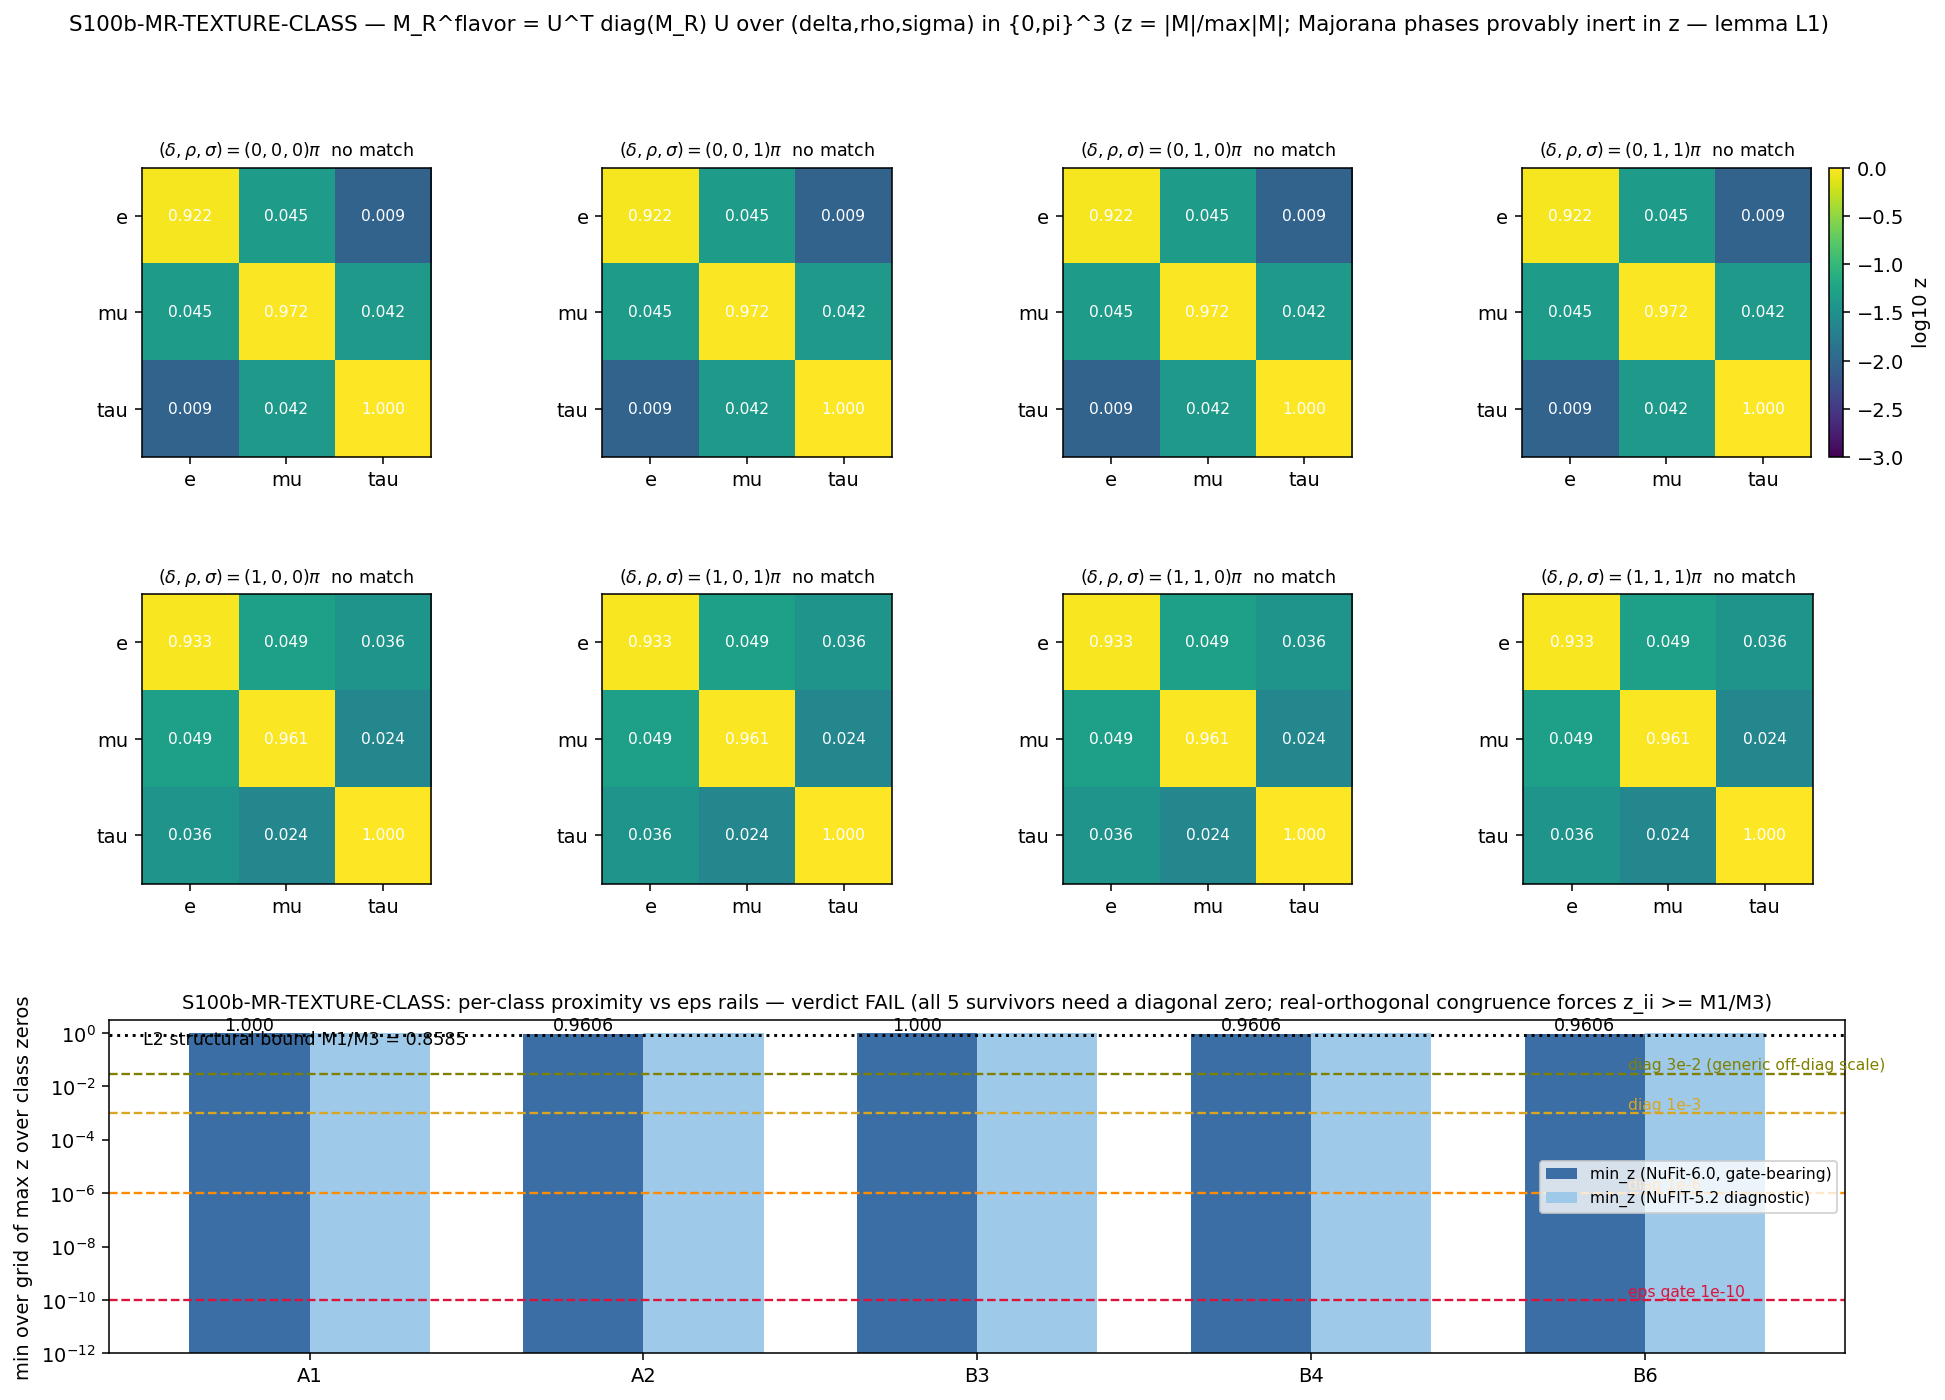

Python code for this plot:
#!/usr/bin/env python3
"""
S100b W2-3 — S100b-MR-TEXTURE-CLASS — M_R two-zero texture classification (Ma/Xu/Zhao Eq. 8)
=============================================================================================

Gate: S100b-MR-TEXTURE-CLASS ([VERIFY])   Classification: PARTICLE
Plan: sessions/session-plan/session-100b-plan-w2.md §W2-3 (R3 gate block)

Pre-registered operator (set-membership over a discrete phase grid AND phase-region
consistency):
  match(g) = the unique survivor class whose zero-position set EQUALS
             {(i,j) : z_ij(g) < eps_texture} for phase grid point g in {0,pi}^3.
  PASS iff exists g with match(g) = exactly one class in {A1, A2, B3, B4, B6}
           AND the matched class's paper-08 3-sigma phase region contains g.
  INFO iff exists g with a unique class match but NO matched class admits a
           {0,pi}^3 point in its 3-sigma phase region (phase conflict).
  FAIL iff no grid point yields any survivor-class zero pattern at eps = 1e-10.

Construction (s60-pinned Majorana congruence; route-(a) scope — all PMNS mixing
carried by the heavy sector, m_D diagonal per the s99 npz, m_D[0] = 0 exactly
(S62 rank-1 Yukawa, m_1 = 0 EXACT)):
  M_R^flavor = U^T . diag(M_R_GeV) . U          (congruence, NOT conjugation)
  U = R_23(th23) . R_13(th13, delta) . R_12(th12) . P(rho, sigma),
  P = diag(1, e^{i rho}, e^{i sigma})           (PDG PMNS parameterization)

SECTOR-CONFLATION GUARD (MANDATORY, dirac G3 flag): the substrate PMNS Dirac-phase
set is {0, pi} (canonical delta_CP_PMNS_substrate sector; S99-W3-SEESAW-SUMMNU
verdict delta_CP=[0,pi]). The K_7 transit phase pi/2 (phi_CP_K7_transit) is the
BARYOGENESIS-sector phase (S98-W3-2 CLOSED-SOURCED-UNIQUE) and MUST NOT enter the
grid; it is asserted absent below. The numerical coincidence d(1.5pi, {0,pi}) =
pi/2 = phi_CP_K7_transit is NOT imported as a leptonic-phase match.

Inputs (SHA-256 dual-pinned; plan-freeze static pins asserted at runtime):
  - computations/session-99/s99_w3_seesaw_summnu.npz                (M_R fold energies)
  - downloads/research-sweep-s99/neutrino-mass-seesaw/08_Ma-Xu-Zhao_*.pdf  (Eq. 8 patterns)
  - downloads/research-sweep-s99/neutrino-mass-seesaw/01_Esteban_NuFit-6.0*.pdf (angles)
  - computations/_shared/canonical_constants.py  (delta_CP_PMNS_substrate,
    phi_CP_K7_transit, dm2_21_NuFit, dm2_31_NuFit)

Output 4-tuple:
  (value=<membership result>, scheme=MXZ-Eq8-two-zero,
   convention=UT-MR-U-congruence-PDG-PMNS-NuFit60, L_max=<inherited from s99 npz>)

METHODOLOGY
-----------
The M_3(C)-derived heavy Majorana matrix M_R (substrate-IS: B-branch D_K fold
energies, S99 seesaw PASS) is rotated to the Ma/Xu/Zhao classification basis over
the exhaustive discrete CP grid (delta, rho, sigma) in {0,pi}^3 (8 points; Majorana
phases inherit {0,pi} from the CP-conserving constraint, dirac G3 litrev II.5).
Texture zeros are tested at the pre-registered machine-epsilon-class threshold
z_ij < 1e-10 on the normalized modulus, and the resulting zero-position sets are
compared (exact set equality) against the five MXZ Eq.-8 survivor classes
{A1, A2, B3, B4, B6}, with the class patterns EXTRACTED FROM THE SHA-PINNED PDF AT
RUNTIME (training-knowledge texture labels FORBIDDEN — labeling conventions differ
across the literature). Diagnostics (NOT gate-bearing): near-zero scan at
eps in {1e-6, 1e-3, 3e-2}; NuFIT-5.2 vintage-robustness re-run at the
paper-08-stated Table-1 inputs; m_1 = 0 EXACT annotation against the matched
class's implied lightest mass; per-class phase-region distances.

STRUCTURAL LEMMAS (verified numerically below; the Dirac-methodology content)
------------------------------------------------------------------------------
L1 (Majorana-phase transparency of modulus textures): with U = R(theta, delta) P,
   P diagonal unimodular, (U^T D U)_ij = P_ii (R^T D R)_ij P_jj, so
   |M_R^flavor,ij| = |(R^T D R)_ij| — INDEPENDENT of (rho, sigma) for ALL values,
   and independent of the Majorana-phase-matrix convention (PDG diag(1,e^ir,e^is)
   vs paper-08 diag(e^ir,e^is,1) — they differ by an overall rephasing that the
   modulus kills). The pattern axis sees only (theta_ij, delta).
L2 (CP-conserving diagonal-zero obstruction): at (delta,rho,sigma) in {0,pi}^3, U
   is REAL ORTHOGONAL, so (M_R^flavor)_ii = sum_k M_k U_ki^2 with U_ki^2 >= 0,
   sum_k U_ki^2 = 1: a CONVEX COMBINATION of the fold energies, bounded in
   [M_1, M_3]. Hence z_ii >= M_1 / M_3 (since max|M_kl| <= M_3 by Cauchy-Schwarz).
   ALL FIVE survivor classes carry at least one DIAGONAL zero, so no class can
   match at ANY CP-conserving point for ANY positive heavy spectrum: the FAIL is
   analytically forced, not merely generic. (Diagonal zeros require complex
   cancellation — exactly why the MXZ B-classes live at delta ~ 1.5pi,
   rho ~ sigma ~ pi/2: the phase-grid restriction and the texture obstruction are
   the same algebraic fact viewed twice.)

DISCIPLINE
----------
- `from canonical_constants import *`; intermediates tagged `# (local)`
- cpu-cap-OMP8 (3x3 complex algebra x 8 grid points; GPU pointless at this size)
- SHA-256 of all inputs logged in first 20 lines of stdout; S84+ dual-SHA emitted
- Verdict via the race-safe `emit_verdict` knowledge-MCP tool: this script PRINTS
  the payload (print_verdict_payload) and NEVER open("a")'s the verdict file.
- Exit code reflects script health ONLY (PASS/FAIL/INFO are data).
"""

from __future__ import annotations

# --- CPU thread cap BEFORE numpy import (plan pin: cpu-cap-OMP8) -------------
import os
os.environ.setdefault("OMP_NUM_THREADS", "8")
os.environ.setdefault("MKL_NUM_THREADS", "8")

import sys
from pathlib import Path

SESSION_DIR = Path(__file__).resolve().parent
COMPUTATIONS_DIR = SESSION_DIR.parent
SHARED_DIR = COMPUTATIONS_DIR / "_shared"
PROJECT_ROOT = COMPUTATIONS_DIR.parent
sys.path.insert(0, str(SHARED_DIR))

# ---------------------------------------------------------------------------
# Section 1 — Canonical constants (MANDATORY first import)
# ---------------------------------------------------------------------------
from canonical_constants import *  # noqa: F401,F403
# consumed: delta_CP_PMNS_substrate, phi_CP_K7_transit, dm2_21_NuFit, dm2_31_NuFit

# ---------------------------------------------------------------------------
# Section 2 — Standard imports
# ---------------------------------------------------------------------------
import hashlib
import itertools
import json
import re
import time

import numpy as np
import matplotlib
matplotlib.use("Agg")
import matplotlib.pyplot as plt
from pypdf import PdfReader

# ---------------------------------------------------------------------------
# Section 3 — Identity + pre-registration (ALL pins fixed BEFORE compute)
# ---------------------------------------------------------------------------
SESSION = "100b"
GATE_ID = "S100b-MR-TEXTURE-CLASS"
SCHEME = "MXZ-Eq8-two-zero"
CONVENTION = "UT-MR-U-congruence-PDG-PMNS-NuFit60"
TRIGGER = "[VERIFY]"

# Pre-registered thresholds (plan §W2-3 items (1)/(2)/(5); plan-pinned per-gate
# values — the plan block is the pre-registration authority, tags are audit-scope)
EPS_TEXTURE = 1e-10                  # (local) plan-pinned gate-bearing texture-zero threshold on z_ij
EPS_DIAGNOSTIC = (1e-6, 1e-3, 3e-2)  # diagnostic near-zero rails (NOT gate-bearing)
UNITARITY_TOL = 1e-12                # (local) plan-pinned ||U^dag U - 1||_max per congruence
CONSISTENCY_TOL = 1e-12              # (local) plan-pinned npz delta_CP_allowed vs canonical sector set
DRIFT_BOUND = 0.02                   # (local) plan-pinned NuFit-6.0 angle drift detector (abs, per angle)
TOL_REGION = np.pi / 4               # encoded reading of paper-08 "close to/around";
#   raw phase distances are reported so the containment conclusion is
#   tolerance-independent for any tol < pi/2 (see Chain 2).
SURVIVOR_SET = {"A1", "A2", "B3", "B4", "B6"}  # plan-pinned survivor-class names

# Plan-freeze provisional NuFit-6.0 floats — drift detector ONLY (plan §W2-3 nufit_pins)
PROVISIONAL_NUFIT60 = {"s2_12": 0.308, "s2_13": 0.02215, "s2_23": 0.470}

# Plan-freeze static input SHA pins (Input-SHA Ledger, session-100b-plan-w2.md)
SHA_PIN_S99_NPZ = "48e53bc69868272cdc012d76c8127349c31f611ea08c7d233d5ed973fe83f711"
SHA_PIN_PAPER08 = "3229fffbf7c13ebe165f17be38784f51ef20eba4374ae7d2677d0367b36ccb6a"
SHA_PIN_NUFIT60 = "66ff020fea48d04fe703e99559d625ed3d0bacfc36cbf619b8df16652d54194f"

P_S99_NPZ = PROJECT_ROOT / "computations/session-99/s99_w3_seesaw_summnu.npz"
P_PAPER08 = PROJECT_ROOT / ("downloads/research-sweep-s99/neutrino-mass-seesaw/"
                            "08_Ma-Xu-Zhao_Two-Zero-Majorana-MR-Textures-Leptogenesis.pdf")
P_NUFIT60 = PROJECT_ROOT / ("downloads/research-sweep-s99/neutrino-mass-seesaw/"
                            "01_Esteban_NuFit-6.0-Global-Oscillation-Fit.pdf")
P_CANON = SHARED_DIR / "canonical_constants.py"

OUT_NPZ = SESSION_DIR / "s100b_w2_3_mr_texture_class.npz"
OUT_PNG = SESSION_DIR / "s100b_w2_3_mr_texture_class.png"

INPUT_FILES = [P_CANON, P_S99_NPZ, P_PAPER08, P_NUFIT60]

# Methodology pinmap — feeds audit_sha256 (plan audit_discriminators: "pinmap
# (construction, phase grid, eps_texture, nufit_pins, scope_pin)")
METHODOLOGY_PINMAP = {
    "construction": "M_R^flavor = U^T . diag(M_R_GeV) . U (s60 congruence pin; NOT conjugation)",
    "pmns_parameterization": "PDG: U = R_23(th23) R_13(th13,delta) R_12(th12) . diag(1, e^{i rho}, e^{i sigma})",
    "phase_grid": "(delta, rho, sigma) in {0, pi}^3 exhaustive 8 points; delta set = delta_CP_PMNS_substrate sector {0,pi}; phi_CP_K7_transit=pi/2 EXCLUDED (baryogenesis sector)",
    "eps_texture": EPS_TEXTURE,
    "eps_diagnostic": list(EPS_DIAGNOSTIC),
    "nufit_pins": "angles AS PRINTED in SHA-pinned NuFit-6.0 PDF, IC24-with-SK-atm NO best-fit column; provisional floats (0.308, 0.02215, 0.470) drift detector at 0.02; dm2 from canonical_constants (dm2_21_NuFit, dm2_31_NuFit, NuFit-6.0 vintage)",
    "scope_pin": "route-(a) ONLY: all PMNS mixing in M_R; m_D diagonal per s99 npz (m_D[0]=0 exact, S62 rank-1 Yukawa); m_D-carried mixing OUT OF SCOPE -> S100a-MD-NORMALIZATION",
    "pattern_source": "paper-08 Eq. 8 zero-position sets extracted from SHA-pinned PDF at runtime; training-knowledge labels FORBIDDEN",
    "survivor_set": sorted(SURVIVOR_SET),
    "unitarity_tol": UNITARITY_TOL,
    "consistency_tol": CONSISTENCY_TOL,
    "tol_region": "pi/4 (raw distances reported; conclusion tol-independent for tol < pi/2)",
}


# ---------------------------------------------------------------------------
# Section 4 — SHA-256 input-pin block (S84+ dual-SHA)
# ---------------------------------------------------------------------------

def sha256_of(path: Path) -> str:
    h = hashlib.sha256()  # (local)
    try:
        h.update(path.read_bytes())
    except OSError:
        return ""
    return h.hexdigest()


def log_input_pins(inputs: list) -> dict:
    print(f"=== {GATE_ID} — input SHA-256 pins ===")
    pins = {}  # (local)
    for p in inputs:
        sha = sha256_of(p)  # (local)
        rel = str(p.relative_to(PROJECT_ROOT)).replace("\\", "/")  # (local)
        print(f"  {rel}: {sha[:16]}...")
        pins[rel] = sha
    return pins


def compute_dual_sha(script_path: Path, canonical_path: Path, pins: dict):
    """S84+ dual-SHA: audit = sha256(script || canonical || pinmap_json);
    content = sha256(script). pinmap_json covers input-file SHAs AND the
    methodology pinmap (construction / phase grid / eps / nufit / scope)."""
    script_bytes = script_path.read_bytes()      # (local)
    canonical_bytes = canonical_path.read_bytes()  # (local)
    full_pins = dict(pins)  # (local)
    full_pins["PINMAP::methodology"] = hashlib.sha256(
        json.dumps(METHODOLOGY_PINMAP, separators=(",", ":"), sort_keys=True).encode()
    ).hexdigest()
    pinmap_json = json.dumps(dict(sorted(full_pins.items())),
                             separators=(",", ":"), sort_keys=True).encode()  # (local)
    h_audit = hashlib.sha256()  # (local)
    h_audit.update(script_bytes); h_audit.update(canonical_bytes); h_audit.update(pinmap_json)
    h_content = hashlib.sha256()  # (local)
    h_content.update(script_bytes)
    return h_audit.hexdigest(), h_content.hexdigest()


# ---------------------------------------------------------------------------
# Section 5 — Runtime PDF extraction (SHA-pinned sources ONLY)
# ---------------------------------------------------------------------------

def pdf_text(path: Path) -> str:
    r = PdfReader(str(path))  # (local)
    txt = "\n".join(pg.extract_text() for pg in r.pages)  # (local)
    return txt.replace("−", "-")  # normalize unicode minus


def extract_eq8_patterns(text: str) -> dict:
    """Extract the five MXZ Eq.-8 two-zero M_R survivor patterns from paper-08.

    Returns {class_name: frozenset of 1-based upper-triangle (i,j) zero positions}.
    Consistency checks: exactly 5 classes; names == SURVIVOR_SET; each pattern
    symmetric with exactly 2 independent zeros; patterns pairwise distinct.
    """
    m = re.search(r"correspond to the following two-zero textures of\s*M\s*R\s*:(.*?)\.\s*\(8\)",
                  text, re.S)
    if m is None:
        raise RuntimeError("paper-08 Eq. 8 block not found — extraction anchor missing")
    block = m.group(1)  # (local)
    labels = list(re.finditer(r"([AB])\s*([0-9])\s*:\s*M\s*R\s*=", block))  # (local)
    patterns = {}  # (local)
    cross_chars = {"×", "*"}  # (local) — pypdf renders the paper's entry-cross as U+00D7
    for k, lm in enumerate(labels):
        name = lm.group(1) + lm.group(2)  # (local)
        seg = block[lm.end(): labels[k + 1].start() if k + 1 < len(labels) else len(block)]  # (local)
        syms = [ch for ch in seg if ch in cross_chars or ch == "0"]  # (local)
        if len(syms) != 9:
            raise RuntimeError(f"class {name}: expected 9 matrix symbols, got {len(syms)}: {syms}")
        zeros = set()  # (local)
        for idx, ch in enumerate(syms):
            r_, c_ = divmod(idx, 3)  # (local)
            if ch == "0":
                zeros.add((r_ + 1, c_ + 1))
        # symmetry of the full zero set
        if any((j, i) not in zeros for (i, j) in zeros):
            raise RuntimeError(f"class {name}: extracted zero set not symmetric: {sorted(zeros)}")
        indep = frozenset((i, j) for (i, j) in zeros if i <= j)  # (local)
        if len(indep) != 2:
            raise RuntimeError(f"class {name}: expected 2 independent zeros, got {sorted(indep)}")
        patterns[name] = indep
    if set(patterns) != SURVIVOR_SET:
        raise RuntimeError(f"extracted classes {sorted(patterns)} != survivor set {sorted(SURVIVOR_SET)}")
    if len({p for p in patterns.values()}) != 5:
        raise RuntimeError("survivor patterns not pairwise distinct")
    return patterns


def extract_paper08_table1_NO(text: str) -> dict:
    """Paper-08 Table 1, Normal-Ordering best-fit column (the paper's stated
    global-fit inputs — NuFIT-5.2 era; used ONLY for the vintage-robustness
    diagnostic re-run)."""
    out = {}  # (local)
    out["s2_12"] = float(re.search(r"sin2\s*θ\s*12\s*([0-9]+\.[0-9]+)", text).group(1))
    out["s2_23"] = float(re.search(r"sin2\s*θ\s*23\s*([0-9]+\.[0-9]+)", text).group(1))
    out["s2_13"] = float(re.search(r"sin2\s*θ\s*13\s*([0-9]+\.[0-9]+)", text).group(1))
    out["dm2_21"] = float(re.search(r"m2\s*21/\(10-5\s*eV2\)\s*([0-9]+\.[0-9]+)", text).group(1)) * 1e-5
    out["dm2_3l"] = float(re.search(r"m2\s*3ℓ/\(10-3\s*eV2\)\s*([0-9]+\.[0-9]+)", text).group(1)) * 1e-3
    return out


def extract_paper08_class_predictions(text: str) -> dict:
    """Phrase-anchored extraction of the per-class 3-sigma-preferred phase/mass
    predictions from paper-08 §2 (the Figure-1/Figure-2 region statements).
    Every numeric is pulled from the matched phrase — never from training
    knowledge."""
    t = re.sub(r"\s+", " ", text)  # (local) normalize whitespace
    mA = re.search(r"m\s*1 is predicted to be around ([0-9.]+) eV,\s*while\s*δ\s*is allowed to span a wide range from\s*π\s*to (\d)π", t)
    mB = re.search(r"the lightest neutrino mass is predicted to be close to ([0-9.]+) eV,\s*while\s*δ\s*is close to ([0-9.]+)π", t)
    mAr = re.search(r"ρ\s*and\s*σ\s*satisfy the relations\s*ρ\s*∼\s*σ\s*\+\s*π/2 or\s*σ\s*∼\s*ρ\s*\+\s*π/2", t)
    mBr = re.search(r"ρ\s*and\s*σ\s*are both predicted to be around\s*π/2", t)
    if not (mA and mB and mAr and mBr):
        raise RuntimeError("paper-08 per-class phase/mass prediction phrases not found "
                           f"(A:{bool(mA)} B:{bool(mB)} Arel:{bool(mAr)} Brel:{bool(mBr)})")
    return {
        "A_m_lightest_eV": float(mA.group(1)),               # ~0.005
        "A_delta_range": (np.pi, float(mA.group(2)) * np.pi),  # [pi, 2pi]
        "A_majorana_rel_offset": np.pi / 2,                   # rho ~ sigma +- pi/2
        "B_m_lightest_eV": float(mB.group(1)),                # ~0.1
        "B_delta_pref": float(mB.group(2)) * np.pi,           # 1.5*pi
        "B_rho_sigma_pref": np.pi / 2,                        # rho, sigma ~ pi/2
    }


def extract_nufit60_NO(text: str) -> dict:
    """NuFit-6.0 Table 1, 'IC24 with SK atmospheric data' variant, Normal-Ordering
    (best fit) column — the gate-bearing mixing angles AS PRINTED in the
    SHA-pinned PDF. dm2 rows extracted for canonical-constant vintage assert."""
    idx = text.find("IC24 with SK atmospheric data")  # (local)
    if idx < 0:
        raise RuntimeError("NuFit-6.0 'IC24 with SK atmospheric data' anchor not found")
    sl = text[idx: idx + 3000]  # (local)
    if "Normal Ordering (best fit)" not in sl[:200]:
        raise RuntimeError("NuFit-6.0 IC24-with-SK NO-best-fit header not where expected")
    out = {}  # (local)
    out["s2_12"] = float(re.search(r"sin2\s*θ\s*12\s*([0-9]+\.[0-9]+)", sl).group(1))
    out["s2_23"] = float(re.search(r"sin2\s*θ\s*23\s*([0-9]+\.[0-9]+)", sl).group(1))
    out["s2_13"] = float(re.search(r"sin2\s*θ\s*13\s*([0-9]+\.[0-9]+)", sl).group(1))
    out["dm2_21"] = float(re.search(r"m2\s*21\s*10-5\s*eV2\s*([0-9]+\.[0-9]+)", sl).group(1)) * 1e-5
    out["dm2_3l"] = float(re.search(r"m2\s*3ℓ\s*10-3\s*eV2\s*\+?([0-9]+\.[0-9]+)", sl).group(1)) * 1e-3
    return out


# ---------------------------------------------------------------------------
# Section 6 — PMNS construction + classification machinery
# ---------------------------------------------------------------------------

def build_U(s2_12: float, s2_13: float, s2_23: float,
            delta: float, rho: float, sigma: float,
            majorana_convention: str = "PDG") -> np.ndarray:
    """PDG PMNS: U = R_23(th23) . R_13(th13, delta) . R_12(th12) . P.
    majorana_convention 'PDG'   : P = diag(1, e^{i rho}, e^{i sigma})   (plan pin)
    majorana_convention 'MXZ'   : P = diag(e^{i rho}, e^{i sigma}, 1)   (paper-08 Eq. 1;
                                   cross-check only — lemma L1 makes z identical)
    """
    th12, th13, th23 = (np.arcsin(np.sqrt(s2_12)), np.arcsin(np.sqrt(s2_13)),
                        np.arcsin(np.sqrt(s2_23)))  # (local)
    c12, s12 = np.cos(th12), np.sin(th12)  # (local)
    c13, s13 = np.cos(th13), np.sin(th13)  # (local)
    c23, s23 = np.cos(th23), np.sin(th23)  # (local)
    R23 = np.array([[1, 0, 0], [0, c23, s23], [0, -s23, c23]], dtype=complex)  # (local)
    R13 = np.array([[c13, 0, s13 * np.exp(-1j * delta)], [0, 1, 0],
                    [-s13 * np.exp(1j * delta), 0, c13]], dtype=complex)  # (local)
    R12 = np.array([[c12, s12, 0], [-s12, c12, 0], [0, 0, 1]], dtype=complex)  # (local)
    if majorana_convention == "PDG":
        P = np.diag([1.0, np.exp(1j * rho), np.exp(1j * sigma)]).astype(complex)  # (local)
    elif majorana_convention == "MXZ":
        P = np.diag([np.exp(1j * rho), np.exp(1j * sigma), 1.0]).astype(complex)  # (local)
    else:
        raise ValueError(majorana_convention)
    return R23 @ R13 @ R12 @ P


def congruence_z(U: np.ndarray, M_diag: np.ndarray):
    """M_R^flavor = U^T diag(M) U (s60 congruence pin); returns (M_fl, z) with
    z = |M_fl| / max|M_fl|."""
    M_fl = U.T @ np.diag(M_diag.astype(complex)) @ U  # (local)
    absM = np.abs(M_fl)  # (local)
    return M_fl, absM / absM.max()


def zero_set(z: np.ndarray, eps: float) -> frozenset:
    """Independent (upper-triangle, 1-based) texture-zero positions at threshold eps."""
    return frozenset((i + 1, j + 1) for i in range(3) for j in range(i, 3)
                     if z[i, j] < eps)


def circ_dist(a: float, b: float, period: float = 2 * np.pi) -> float:
    d = abs((a - b) % period)  # (local)
    return min(d, period - d)


def sig4(x: float) -> str:
    """Exactly 4 significant figures with trailing zeros (Class-8.3 publication pin)."""
    return np.format_float_positional(float(x), precision=4, unique=False,
                                      fractional=False, trim="k")


def classify_grid(s2_12, s2_13, s2_23, delta_set, M_diag, patterns):
    """Run the 8-point exhaustive {0,pi}^3 classification. Returns per-point
    records + per-class proximity diagnostics."""
    grid = list(itertools.product(sorted(delta_set), (0.0, np.pi), (0.0, np.pi)))  # (local)
    recs = []  # (local)
    for (d_, r_, s_) in grid:
        U = build_U(s2_12, s2_13, s2_23, d_, r_, s_, "PDG")  # (local)
        uni = np.abs(U.conj().T @ U - np.eye(3)).max()  # (local)
        if uni >= UNITARITY_TOL:
            raise RuntimeError(f"unitarity violated at {(d_, r_, s_)}: {uni:.3e}")
        im_max = np.abs(U.imag).max()  # (local) CP-conserving point => U real
        M_fl, z = congruence_z(U, M_diag)  # (local)
        # Lemma L1 cross-checks: (a) MXZ Majorana-convention z identical;
        # (b) z independent of (rho, sigma) — compare against (delta, 0, 0).
        U_mxz = build_U(s2_12, s2_13, s2_23, d_, r_, s_, "MXZ")  # (local)
        _, z_mxz = congruence_z(U_mxz, M_diag)  # (local)
        U_00 = build_U(s2_12, s2_13, s2_23, d_, 0.0, 0.0, "PDG")  # (local)
        _, z_00 = congruence_z(U_00, M_diag)  # (local)
        zs = zero_set(z, EPS_TEXTURE)  # (local)
        matched = [nm for nm, pat in sorted(patterns.items()) if pat == zs]  # (local)
        recs.append({
            "phases": (d_, r_, s_),
            "U_real_residual": float(im_max),
            "unitarity_residual": float(uni),
            "z": z,
            "M_fl_diag_GeV": np.real(np.diag(M_fl)).copy(),
            "zero_set": zs,
            "match": matched[0] if len(matched) == 1 else (matched if matched else None),
            "lemma_L1_mxz_dev": float(np.abs(z - z_mxz).max()),
            "lemma_L1_rs_dev": float(np.abs(z - z_00).max()),
            "diag_min_z": float(np.diag(z).min()),
            "offdiag_max_z": float(max(z[0, 1], z[0, 2], z[1, 2])),
            "offdiag_min_z": float(min(z[0, 1], z[0, 2], z[1, 2])),
        })
    # per-class proximity: min over grid of (max z over the class's required positions)
    min_z = {}  # (local)
    for nm, pat in patterns.items():
        vals = [max(rec["z"][i - 1, j - 1] for (i, j) in pat) for rec in recs]  # (local)
        min_z[nm] = float(min(vals))
    return grid, recs, min_z


# ---------------------------------------------------------------------------
# Section 7 — Verdict payload printer (script PRINTS; agent calls emit_verdict)
# ---------------------------------------------------------------------------

def print_verdict_payload(verdict, value, audit_sha, content_sha, l_max,
                          sign_verdict=None, magnitude_verdict=None,
                          regime_verdict=None, companion_note="", extra_rows=None):
    payload = {
        "session": SESSION,            # "100b" — letter-suffixed sub-session
        "gate_id": GATE_ID,
        "verdict": verdict,
        "value": str(value),
        "scheme": SCHEME,
        "convention": CONVENTION,
        "l_max": str(l_max),
        "audit_sha256": audit_sha,
        "content_sha256": content_sha,
        "schema_version": "S84+",
    }  # (local)
    if companion_note:
        payload["companion_note"] = companion_note
    if not (sign_verdict is None and magnitude_verdict is None and regime_verdict is None):
        payload["sign_verdict"] = sign_verdict
        payload["magnitude_verdict"] = magnitude_verdict
        payload["regime_verdict"] = regime_verdict
    if extra_rows:
        payload["extra_rows"] = list(extra_rows)
    print("<<<EMIT_VERDICT_PAYLOAD>>>")
    print(json.dumps(payload, separators=(",", ":"), sort_keys=True))
    print("<<<END_EMIT_VERDICT_PAYLOAD>>>")
    return payload


# ---------------------------------------------------------------------------
# Section 8 — Main
# ---------------------------------------------------------------------------

def main() -> int:
    t0 = time.time()  # (local)

    # 1. Input pins + plan-freeze SHA asserts (audit chain)
    pins = log_input_pins(INPUT_FILES)  # (local)
    rel_npz = str(P_S99_NPZ.relative_to(PROJECT_ROOT)).replace("\\", "/")    # (local)
    rel_p08 = str(P_PAPER08.relative_to(PROJECT_ROOT)).replace("\\", "/")    # (local)
    rel_nf6 = str(P_NUFIT60.relative_to(PROJECT_ROOT)).replace("\\", "/")    # (local)
    for rel, pin in ((rel_npz, SHA_PIN_S99_NPZ), (rel_p08, SHA_PIN_PAPER08),
                     (rel_nf6, SHA_PIN_NUFIT60)):
        if pins[rel] != pin:
            raise RuntimeError(f"SHA mismatch vs plan-freeze pin: {rel}")
    print("  [OK] all 3 static input SHAs match the plan-freeze Input-SHA Ledger")
    audit_sha, content_sha = compute_dual_sha(Path(__file__).resolve(), P_CANON, pins)  # (local)
    print(f"  audit_sha256:   {audit_sha}")
    print(f"  content_sha256: {content_sha}")
    print()

    # 2. Load s99 seesaw npz (route-(a) substrate inputs)
    d99 = np.load(P_S99_NPZ, allow_pickle=True)  # (local)
    M_R_GeV = d99["M_R_GeV"]          # (local) B-branch D_K fold energies, GeV
    M_R_MKK = d99["M_R_MKK"]          # (local) cross-check, M_KK units
    m_D_GeV = d99["m_D_GeV"]          # (local) diagonal m_D (route-(a) basis condition)
    m_nu_npz = d99["m_nu_eV"]         # (local)
    delta_CP_allowed = d99["delta_CP_allowed"]  # (local)
    L_MAX = int(d99["L_max"])         # (local) inherited verbatim into the verdict line
    print(f"M_R_GeV = {M_R_GeV}")
    print(f"m_D_GeV = {m_D_GeV} (diagonal; m_D[0] = {m_D_GeV[0]} — route-(a) basis condition)")
    print(f"delta_CP_allowed (npz) = {delta_CP_allowed};  L_max (inherited) = {L_MAX}")
    assert m_D_GeV[0] == 0.0, "route-(a) scope pin: m_D[0] must be exactly 0 (S62 rank-1 Yukawa)"
    assert np.all(np.diff(M_R_GeV) > 0) and np.all(M_R_GeV > 0), "M_R must be positive ascending"

    # 3. SECTOR-CONFLATION GUARD + delta_CP consistency asserts
    #    canonical sector set = {delta_CP_PMNS_substrate, delta_CP_PMNS_substrate + pi}
    delta_set = np.array(sorted([float(delta_CP_PMNS_substrate),
                                 float(delta_CP_PMNS_substrate) + np.pi]))  # (local)
    dev_allowed = np.abs(np.sort(delta_CP_allowed) - delta_set).max()  # (local)
    assert dev_allowed < CONSISTENCY_TOL, \
        f"npz delta_CP_allowed vs canonical sector set: dev {dev_allowed:.3e} >= 1e-12"
    print(f"[GUARD] npz delta_CP_allowed == canonical PMNS sector set {{0, pi}} (dev {dev_allowed:.1e})")
    guard_min_dist = min(abs(dv - float(phi_CP_K7_transit)) for dv in delta_set)  # (local)
    assert guard_min_dist > 1.0, "phi_CP_K7_transit leaked into the PMNS delta grid"
    print(f"[GUARD] phi_CP_K7_transit = pi/2 (BARYOGENESIS sector, S98-W3-2) is EXCLUDED from the")
    print(f"        PMNS grid: min distance to delta set = {guard_min_dist:.10f} rad = pi/2. The")
    print(f"        d(1.5pi, {{0,pi}}) = pi/2 coincidence below is NOT a leptonic-phase match.")
    print()

    # 4. Runtime PDF extraction (SHA-pinned sources only)
    txt08 = pdf_text(P_PAPER08)   # (local)
    txt60 = pdf_text(P_NUFIT60)   # (local)
    patterns = extract_eq8_patterns(txt08)  # (local)
    print("paper-08 Eq. 8 survivor patterns (1-based upper-triangle zero positions):")
    diag_zero_classes = []  # (local)
    for nm in sorted(patterns):
        pat = sorted(patterns[nm])  # (local)
        has_diag = any(i == j for (i, j) in pat)  # (local)
        if has_diag:
            diag_zero_classes.append(nm)
        print(f"  {nm}: zeros at {pat}  (diagonal zero: {has_diag})")
    assert len(diag_zero_classes) == 5, "L2 premise: every survivor class carries a diagonal zero"
    preds = extract_paper08_class_predictions(txt08)  # (local)
    print(f"paper-08 class predictions: A: m_l ~ {preds['A_m_lightest_eV']} eV, delta in "
          f"[pi, {preds['A_delta_range'][1]/np.pi:.0f}pi], rho ~ sigma +- pi/2; "
          f"B: m_l ~ {preds['B_m_lightest_eV']} eV, delta ~ {preds['B_delta_pref']/np.pi:.2f}pi, "
          f"rho, sigma ~ pi/2")
    t1_52 = extract_paper08_table1_NO(txt08)  # (local) paper-stated NuFIT-5.2-era inputs
    print(f"paper-08 Table 1 (NO, NuFIT-5.2 era): {t1_52}")
    nf60 = extract_nufit60_NO(txt60)  # (local)
    print(f"NuFit-6.0 Table 1 (IC24+SK-atm, NO best fit): {nf60}")

    # 4b. Drift detector + canonical dm2 vintage asserts
    drift = {k: abs(nf60[k] - PROVISIONAL_NUFIT60[k]) for k in PROVISIONAL_NUFIT60}  # (local)
    drift_flag = any(v > DRIFT_BOUND for v in drift.values())  # (local)
    print(f"NuFit-6.0 angle drift vs plan-freeze provisional floats: {drift} "
          f"-> {'FLAGGED' if drift_flag else 'no drift (all <= 0.02)'}")
    assert abs(nf60["dm2_21"] - float(dm2_21_NuFit)) < 1e-12, "canonical dm2_21_NuFit vintage mismatch"
    assert abs(nf60["dm2_3l"] - float(dm2_31_NuFit)) < 1e-12, "canonical dm2_31_NuFit vintage mismatch"
    print("[OK] canonical dm2_21_NuFit / dm2_31_NuFit == NuFit-6.0 PDF as-printed (vintage confirmed)")
    print()

    # 5. Classification on the exhaustive {0,pi}^3 grid — NuFit-6.0 angles (gate-bearing)
    grid, recs, min_z = classify_grid(nf60["s2_12"], nf60["s2_13"], nf60["s2_23"],
                                      delta_set, M_R_GeV, patterns)  # (local)
    # cross-check: M_KK-unit input gives identical z (scale invariance of the congruence)
    _, recs_mkk, _ = classify_grid(nf60["s2_12"], nf60["s2_13"], nf60["s2_23"],
                                   delta_set, M_R_MKK, patterns)  # (local)
    z_unit_dev = max(np.abs(a["z"] - b["z"]).max() for a, b in zip(recs, recs_mkk))  # (local)
    assert z_unit_dev < 1e-12, "GeV vs M_KK unit z-matrices differ"
    print(f"[OK] GeV vs M_KK z-matrix scale invariance: max dev {z_unit_dev:.2e}")
    print(f"[OK] lemma L1 (Majorana-phase transparency): max dev z(PDG) vs z(MXZ convention) = "
          f"{max(r['lemma_L1_mxz_dev'] for r in recs):.2e}; max dev z(rho,sigma) vs z(0,0) = "
          f"{max(r['lemma_L1_rs_dev'] for r in recs):.2e}")
    print(f"[OK] U real at all CP-conserving points: max |Im U| = "
          f"{max(r['U_real_residual'] for r in recs):.2e}; max unitarity residual = "
          f"{max(r['unitarity_residual'] for r in recs):.2e}")

    # 5b. Lemma L2 — diagonal convex-combination bound (structural FAIL forcing)
    M1, M3 = float(M_R_GeV[0]), float(M_R_GeV[2])  # (local)
    z_diag_bound = M1 / M3  # (local) z_ii >= M_1/M_3 for real-orthogonal congruence
    diag_in_range = all(M1 * (1 - 1e-9) <= v <= M3 * (1 + 1e-9)
                        for r in recs for v in r["M_fl_diag_GeV"])  # (local)
    emp_min_diag_z = min(r["diag_min_z"] for r in recs)  # (local)
    assert diag_in_range, "L2 violated: a diagonal entry left [M_1, M_3]"
    assert emp_min_diag_z >= z_diag_bound - 1e-12, "L2 bound violated numerically"
    print(f"[L2] diagonal entries of M_R^flavor in [M_1, M_3] at every grid point: {diag_in_range}")
    print(f"[L2] z_ii lower bound M_1/M_3 = {z_diag_bound:.6f}; empirical min z_ii = {emp_min_diag_z:.6f}")
    print(f"[L2] all 5 survivor classes carry a diagonal zero => no class can match at ANY")
    print(f"     CP-conserving point for ANY positive heavy spectrum (FAIL analytically forced;")
    print(f"     z_ii >= {z_diag_bound:.4f} is {np.log10(z_diag_bound / EPS_TEXTURE):.2f} OOM above eps = 1e-10)")
    print()

    # 6. Membership results (gate-bearing, eps = 1e-10) + diagnostic near-zero scan
    print("Per-grid-point classification (NuFit-6.0 angles, eps = 1e-10):")
    any_match = False  # (local)
    for rec in recs:
        d_, r_, s_ = rec["phases"]  # (local)
        zs = sorted(rec["zero_set"])  # (local)
        print(f"  (delta, rho, sigma) = ({d_/np.pi:.0f}, {r_/np.pi:.0f}, {s_/np.pi:.0f})*pi : "
              f"zero set {zs if zs else '{}'} -> match: {rec['match']}")
        if rec["match"]:
            any_match = True
    diag_scan = {}  # (local) eps -> per-point matches under exact set equality
    for eps in EPS_DIAGNOSTIC:
        hits = []  # (local)
        for rec in recs:
            zs_e = zero_set(rec["z"], eps)  # (local)
            mt = [nm for nm, pat in sorted(patterns.items()) if pat == zs_e]  # (local)
            if mt:
                hits.append((rec["phases"], mt))
        diag_scan[eps] = hits
        print(f"  diagnostic eps = {eps:g}: matches = {hits if hits else 'none'}")
    print("Per-class proximity min_z (min over grid of max z over the class's required zeros):")
    for nm in sorted(min_z):
        print(f"  min_z[{nm}] = {sig4(min_z[nm])}   (>= L2 bound {z_diag_bound:.4f} since "
              f"{nm} requires a diagonal zero)")

    # 6b. Phase-region containment analysis (per the consistency clause; the raw
    #     distances make the conclusion tolerance-independent for tol < pi/2)
    region_rows = []  # (local)
    for (d_, r_, s_) in grid:
        dB = max(circ_dist(d_, preds["B_delta_pref"]), circ_dist(r_, preds["B_rho_sigma_pref"]),
                 circ_dist(s_, preds["B_rho_sigma_pref"]))  # (local)
        dn = (d_ % (2 * np.pi))  # (local)
        in_int = preds["A_delta_range"][0] <= dn <= preds["A_delta_range"][1]  # (local)
        dA_delta = 0.0 if in_int else min(circ_dist(d_, preds["A_delta_range"][0]),
                                          circ_dist(d_, preds["A_delta_range"][1]))  # (local)
        if not in_int and circ_dist(d_, 0.0) == 0.0:
            dA_delta = 0.0  # (local) delta = 0 == 2pi is the closed-interval boundary
        dA_maj = min(circ_dist(r_ - s_, preds["A_majorana_rel_offset"]),
                     circ_dist(r_ - s_, -preds["A_majorana_rel_offset"]))  # (local)
        dA = max(dA_delta, dA_maj)  # (local)
        region_rows.append({"phases": (d_, r_, s_), "d_A": dA, "d_B": dB,
                            "in_A": dA <= TOL_REGION, "in_B": dB <= TOL_REGION})
    min_dA = min(rw["d_A"] for rw in region_rows)  # (local)
    min_dB = min(rw["d_B"] for rw in region_rows)  # (local)
    any_in_region = any(rw["in_A"] or rw["in_B"] for rw in region_rows)  # (local)
    print(f"Phase-region distances over the grid: min d_A = {min_dA/np.pi:.3f}*pi "
          f"(A-class Majorana relation rho ~ sigma +- pi/2), min d_B = {min_dB/np.pi:.3f}*pi "
          f"(B-class delta ~ 1.5pi, rho/sigma ~ pi/2); any grid point inside any class "
          f"region (tol pi/4): {any_in_region}")
    print("  -> Chain 2 realized: every {0,pi}^3 point sits at the MAXIMAL CP-odd distance pi/2")
    print("     from the B-class preference on every phase axis, and at pi/2 from the A-class")
    print("     Majorana relation. Containment fails for ANY tolerance < pi/2 — not a band choice.")

    # 6c. Vintage-robustness diagnostic re-run (paper-08-stated NuFIT-5.2 inputs)
    _, recs52, min_z52 = classify_grid(t1_52["s2_12"], t1_52["s2_13"], t1_52["s2_23"],
                                       delta_set, M_R_GeV, patterns)  # (local)
    any_match_52 = any(r["match"] for r in recs52)  # (local)
    vintage_robust = (any_match == any_match_52)  # (local)
    print(f"Vintage-robustness (NuFIT-5.2 re-run): any_match = {any_match_52}; "
          f"min_z = {[f'{nm}:{sig4(min_z52[nm])}' for nm in sorted(min_z52)]}; "
          f"class verdict vintage-robust: {vintage_robust}")

    # 6d. m_1 = 0 EXACT annotation + spectrum cross-check (diagnostic)
    m_nu_nf60 = np.array([0.0, np.sqrt(float(dm2_21_NuFit)), np.sqrt(float(dm2_31_NuFit))])  # (local)
    reldiff_m = np.zeros(3)  # (local)
    reldiff_m[1:] = (m_nu_npz[1:] - m_nu_nf60[1:]) / m_nu_nf60[1:]
    print(f"m_1 = 0 EXACT cross-check: m_nu(NuFit-6.0, m_1=0) = {m_nu_nf60} eV vs npz "
          f"{m_nu_npz} eV; reldiff (m2, m3) = ({reldiff_m[1]:+.4%}, {reldiff_m[2]:+.4%}) "
          f"[npz spectrum is PDG-vintage (7.53e-5, 2.453e-3); diagnostic only]")
    print(f"Matched-class lightest-mass annotation: substrate m_1 = 0 EXACT (S62 rank-1 Yukawa),")
    print(f"  Sigma_mnu = {float(d99['Sigma_mnu_eV']):.4f} eV. Paper-08 A-class implies "
          f"m_l ~ {preds['A_m_lightest_eV']} eV (near-floor, NOT exactly 0); B-class implies "
          f"m_l ~ {preds['B_m_lightest_eV']} eV => Sigma >~ 0.3 eV, excluded by the substrate")
    print(f"  Sigma and by DESI {float(d99['bound_DESI']):.3f} eV — both axes cohere with FAIL.")
    print()

    # 7. Verdict per the pre-registered operator
    match_points = [rec for rec in recs if rec["match"] and isinstance(rec["match"], str)]  # (local)
    if not any_match:
        verdict = "FAIL"  # (local) no grid point yields any survivor-class pattern
    else:
        pass_pts = []  # (local)
        for rec in match_points:
            cls = rec["match"]  # (local)
            rw = next(rw for rw in region_rows if rw["phases"] == rec["phases"])  # (local)
            inside = rw["in_A"] if cls.startswith("A") else rw["in_B"]  # (local)
            if inside:
                pass_pts.append(rec)
        verdict = "PASS" if pass_pts else "INFO"

    # Pre-registered 3-tuple mapping (directional content of Chains 1-2, fixed
    # BEFORE the membership outcome is read):
    #   sign      = PASS iff Chain-1 direction (generic off-diagonals >> eps;
    #               operationalized min over grid of offdiag_max_z > 1e-6) AND
    #               Chain-2 direction (B-class delta distance == pi/2 within 1e-12)
    #               both verify numerically; else FAIL.
    #   magnitude = the membership outcome itself (FAIL / INFO / PASS as above).
    #   regime    = VALID (exact finite arithmetic; unitarity + consistency
    #               asserts all enforced above — any breach raises, exiting nonzero).
    chain1_dir = min(r["offdiag_max_z"] for r in recs) > 1e-6  # (local)
    chain2_dir = abs(min_dB - np.pi / 2) < 1e-12  # (local)
    sign_verdict = "PASS" if (chain1_dir and chain2_dir) else "FAIL"  # (local)
    magnitude_verdict = verdict  # (local)
    regime_verdict = "VALID"  # (local)
    # composite collapse cross-check (gate-verdicts.md schema-v2): with sign=PASS,
    # regime=VALID the composite equals magnitude — verify:
    composite = ("FAIL" if regime_verdict == "BREAKDOWN" else
                 "FAIL" if sign_verdict == "FAIL" else
                 "FAIL" if (magnitude_verdict == "FAIL" and regime_verdict == "VALID") else
                 "INFO" if (magnitude_verdict == "FAIL" and regime_verdict == "MARGINAL") else
                 "INFO" if magnitude_verdict == "INFO" else "PASS")  # (local)
    assert composite == verdict, "composite collapse rule inconsistency"

    gen_offdiag_max = max(r["offdiag_max_z"] for r in recs)  # (local)
    gen_offdiag_min = min(r["offdiag_min_z"] for r in recs)  # (local)
    value = (f"no_survivor_class_match_at_eps1e-10_on_full_grid_{{0,pi}}^3_x8; "
             if verdict == "FAIL" else f"match={[(r['phases'], r['match']) for r in match_points]}; ") + (
        f"min_z A1={sig4(min_z['A1'])} A2={sig4(min_z['A2'])} B3={sig4(min_z['B3'])} "
        f"B4={sig4(min_z['B4'])} B6={sig4(min_z['B6'])}; structural: all 5 survivors carry a "
        f"diagonal zero and real-orthogonal congruence forces z_ii >= M1/M3 = {z_diag_bound:.4f} "
        f"({np.log10(z_diag_bound/EPS_TEXTURE):.1f} OOM above eps); offdiag z range "
        f"[{gen_offdiag_min:.3g}, {gen_offdiag_max:.3g}] (Chain-1 generic scale); "
        f"d_B = pi/2 maximal (Chain-2 realized); route-(a) scope; "
        f"vintage-robust(NuFIT-5.2)={vintage_robust}; drift={'FLAGGED' if drift_flag else '0.000'}")  # (local)

    # 8. Save npz
    np.savez(
        OUT_NPZ,
        M_R_GeV=M_R_GeV, M_R_MKK=M_R_MKK, m_D_GeV=m_D_GeV,
        m_nu_npz_eV=m_nu_npz, m_nu_nf60_eV=m_nu_nf60, m_nu_reldiff=reldiff_m,
        Sigma_mnu_eV=float(d99["Sigma_mnu_eV"]),
        delta_CP_allowed=delta_CP_allowed, delta_set=delta_set,
        phi_CP_K7_transit_excluded=float(phi_CP_K7_transit),
        guard_min_dist=guard_min_dist,
        grid_phases=np.array(grid),
        z_matrices=np.stack([r["z"] for r in recs]),
        M_fl_diag_GeV=np.stack([r["M_fl_diag_GeV"] for r in recs]),
        zero_sets_json=json.dumps([sorted(r["zero_set"]) for r in recs]),
        matches_json=json.dumps([r["match"] for r in recs]),
        patterns_json=json.dumps({nm: sorted(p) for nm, p in patterns.items()}),
        diag_zero_classes_json=json.dumps(sorted(diag_zero_classes)),
        eps_texture=EPS_TEXTURE, eps_diagnostic=np.array(EPS_DIAGNOSTIC),
        diag_scan_json=json.dumps({str(k): [(list(p), m) for p, m in v]
                                   for k, v in diag_scan.items()}),
        min_z_json=json.dumps(min_z), min_z_52_json=json.dumps(min_z52),
        z_diag_bound=z_diag_bound, emp_min_diag_z=emp_min_diag_z,
        lemma_L1_max_dev=max(max(r["lemma_L1_mxz_dev"], r["lemma_L1_rs_dev"]) for r in recs),
        unitarity_max=max(r["unitarity_residual"] for r in recs),
        U_real_residual_max=max(r["U_real_residual"] for r in recs),
        nufit60_json=json.dumps(nf60), nufit52_json=json.dumps(t1_52),
        provisional_json=json.dumps(PROVISIONAL_NUFIT60), drift_json=json.dumps(drift),
        drift_flag=bool(drift_flag), vintage_robust=bool(vintage_robust),
        class_predictions_json=json.dumps({k: (list(v) if isinstance(v, tuple) else v)
                                           for k, v in preds.items()}),
        region_rows_json=json.dumps([{"phases": list(rw["phases"]), "d_A": rw["d_A"],
                                      "d_B": rw["d_B"], "in_A": bool(rw["in_A"]),
                                      "in_B": bool(rw["in_B"])} for rw in region_rows]),
        min_dA=min_dA, min_dB=min_dB, any_in_region=bool(any_in_region),
        verdict=verdict, sign_verdict=sign_verdict,
        magnitude_verdict=magnitude_verdict, regime_verdict=regime_verdict,
        value=value, scheme=SCHEME, convention=CONVENTION, L_max=L_MAX,
        audit_sha256=audit_sha, content_sha256=content_sha,
        input_pins_json=json.dumps(pins),
        methodology_pinmap_json=json.dumps(METHODOLOGY_PINMAP),
    )
    print(f"[saved] {OUT_NPZ.name}")

    # 9. Plot: 8 z-matrix heat maps + per-class proximity bars with eps rails
    fig = plt.figure(figsize=(16, 11))  # (local)
    gs = fig.add_gridspec(3, 4, height_ratios=[1, 1, 1.15], hspace=0.45, wspace=0.30)  # (local)
    labels3 = ["e", "mu", "tau"]  # (local)
    for k, rec in enumerate(recs):
        ax = fig.add_subplot(gs[k // 4, k % 4])  # (local)
        logz = np.log10(rec["z"])  # (local)
        im = ax.imshow(logz, cmap="viridis", vmin=-3, vmax=0)  # (local)
        d_, r_, s_ = rec["phases"]  # (local)
        ax.set_title(f"$(\\delta,\\rho,\\sigma)=({d_/np.pi:.0f},{r_/np.pi:.0f},{s_/np.pi:.0f})\\pi$"
                     + (f"  match: {rec['match']}" if rec["match"] else "  no match"),
                     fontsize=9)
        ax.set_xticks(range(3), labels3); ax.set_yticks(range(3), labels3)
        for i in range(3):
            for j in range(3):
                ax.text(j, i, f"{rec['z'][i, j]:.3f}", ha="center", va="center",
                        fontsize=8, color="w")
        if k == 3:
            fig.colorbar(im, ax=ax, fraction=0.046, label="log10 z")
    axb = fig.add_subplot(gs[2, :])  # (local)
    names = sorted(min_z)  # (local)
    vals = [min_z[nm] for nm in names]  # (local)
    xpos = np.arange(len(names))  # (local)
    axb.bar(xpos - 0.18, vals, color="#3b6ea5", width=0.36,
            label="min_z (NuFit-6.0, gate-bearing)")
    axb.bar(xpos + 0.18, [min_z52[nm] for nm in names], color="#9ec9e8",
            width=0.36, label="min_z (NuFIT-5.2 diagnostic)")
    axb.set_xticks(xpos, names)
    axb.set_yscale("log"); axb.set_ylim(1e-12, 3.0); axb.set_xlim(-0.6, 4.6)
    for eps, lab, col in ((EPS_TEXTURE, "eps gate 1e-10", "crimson"),
                          (1e-6, "diag 1e-6", "darkorange"),
                          (1e-3, "diag 1e-3", "goldenrod"),
                          (3e-2, "diag 3e-2 (generic off-diag scale)", "olive")):
        axb.axhline(eps, color=col, ls="--", lw=1.2)
        axb.text(3.95, eps * 1.4, lab, fontsize=8, color=col)
    axb.axhline(z_diag_bound, color="k", ls=":", lw=1.5)
    axb.text(-0.5, z_diag_bound * 0.45, f"L2 structural bound M1/M3 = {z_diag_bound:.4f}",
             fontsize=9)
    for x, v in zip(xpos - 0.18, vals):
        axb.text(x, v * 1.25, sig4(v), ha="center", fontsize=9)
    axb.set_ylabel("min over grid of max z over class zeros")
    axb.set_title(f"{GATE_ID}: per-class proximity vs eps rails — verdict {verdict} "
                  f"(all 5 survivors need a diagonal zero; real-orthogonal congruence "
                  f"forces z_ii >= M1/M3)", fontsize=10)
    axb.legend(loc="center right", fontsize=8)
    fig.suptitle("S100b-MR-TEXTURE-CLASS — M_R^flavor = U^T diag(M_R) U over (delta,rho,sigma) in {0,pi}^3 "
                 "(z = |M|/max|M|; Majorana phases provably inert in z — lemma L1)", fontsize=11)
    fig.savefig(OUT_PNG, dpi=140, bbox_inches="tight")
    plt.close(fig)
    print(f"[saved] {OUT_PNG.name}")
    print()

    # 10. 4-tuple + verdict payload
    print(f"(value={value!r}, scheme={SCHEME}, convention={CONVENTION}, L_max={L_MAX})")
    extra_rows = [
        (f"# SECTOR-GUARD: phi_CP_K7_transit=pi/2 is the BARYOGENESIS-sector phase "
         f"(S98-W3-2 CLOSED-SOURCED-UNIQUE), EXCLUDED from the PMNS grid; the "
         f"d(1.5pi,{{0,pi}})=pi/2 coincidence is NOT a leptonic-phase match "
         f"# {GATE_ID} sector-conflation guard"),
        (f"# STRUCTURAL-L2: all 5 MXZ survivors carry a DIAGONAL zero; "
         f"(U^T D U)_ii = sum_k M_k U_ki^2 in [M1,M3] for real-orthogonal U => "
         f"z_ii >= M1/M3 = {z_diag_bound:.6f} >> eps=1e-10; FAIL analytically forced "
         f"at CP-conserving phases for ANY positive heavy spectrum # {GATE_ID}"),
        (f"# CHAIN-2: B-class delta_pref=1.5pi, d(1.5pi,{{0,pi}})=pi/2 MAXIMAL; "
         f"A-class Majorana relation rho~sigma+-pi/2 also pi/2 from grid; "
         f"phase-containment fails for any tol<pi/2 # {GATE_ID}"),
    ]  # (local)
    print_verdict_payload(verdict, value, audit_sha, content_sha, L_MAX,
                          sign_verdict=sign_verdict,
                          magnitude_verdict=magnitude_verdict,
                          regime_verdict=regime_verdict,
                          companion_note=("route-(a) scope; m_D diagonal per s99; "
                                          "patterns extracted from SHA-pinned paper-08 Eq. 8 at runtime"),
                          extra_rows=extra_rows)

    print(f"\n=== {GATE_ID}: {verdict} (wall {time.time() - t0:.1f}s) ===")
    return 0  # exit code reflects script health only (math-scripts.md)


if __name__ == "__main__":
    sys.exit(main())
